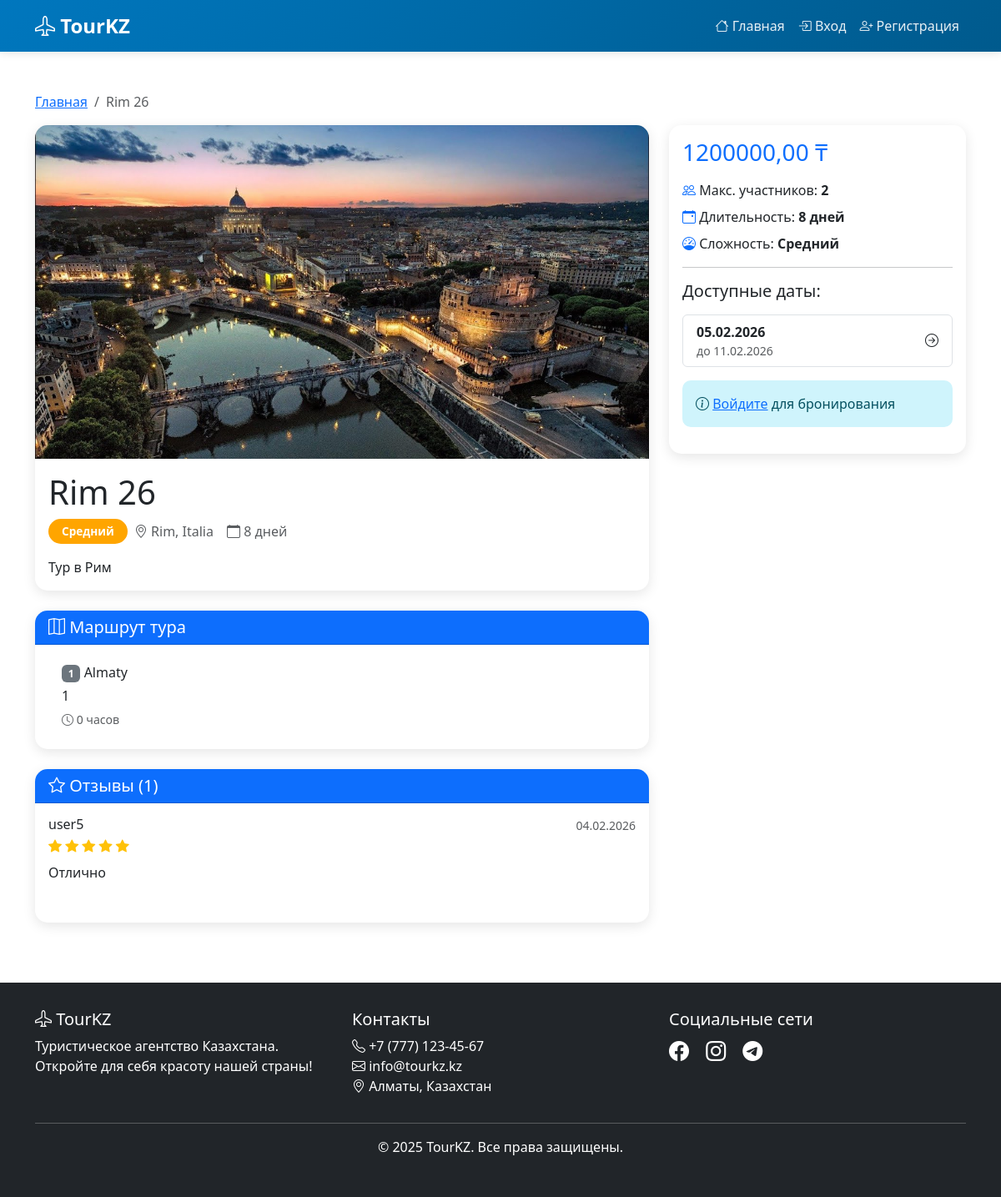
/tour/1/, run on the app's committed database.
### bookings/models.py (models this page shows, shortened)
class Tour(models.Model):
    DIFFICULTY_CHOICES = [
        ('easy', 'Легкий'),
        ('medium', 'Средний'),
        ('hard', 'Сложный'),
    ]
    name = models.CharField(max_length=200, verbose_name='Название тура')
    description = models.TextField(verbose_name='Описание')
    category = models.ForeignKey(TourCategory, on_delete=models.PROTECT, related_name='tours', verbose_name='Категория')
    destination_city = models.ForeignKey(City, on_delete=models.PROTECT, related_name='tours', verbose_name='Город назначения')
    duration_days = models.PositiveIntegerField(validators=[MinValueValidator(1)], verbose_name='Длительность (дней)')
    price = models.DecimalField(max_digits=10, decimal_places=2, validators=[MinValueValidator(0)], verbose_name='Цена (тенге)')
    max_participants = models.PositiveIntegerField(validators=[MinValueValidator(1)], verbose_name='Макс. участников')
    difficulty = models.CharField(max_length=10, choices=DIFFICULTY_CHOICES, default='medium', verbose_name='Сложность')
    image = models.ImageField(upload_to='tours/', blank=True, null=True, verbose_name='Изображение')
    is_active = models.BooleanField(default=True, verbose_name='Активен')
    created_at = models.DateTimeField(auto_now_add=True, verbose_name='Создан')
    updated_at = models.DateTimeField(auto_now=True, verbose_name='Обновлен')
    class Meta:
        verbose_name = 'Тур'
        verbose_name_plural = 'Туры'
        ordering = ['-created_at']
        indexes = [
            models.Index(fields=['destination_city', 'is_active']),
            models.Index(fields=['category', 'is_active']),
        ]

class City(models.Model):
    name = models.CharField(max_length=100, unique=True, verbose_name='Название города')
    country = models.CharField(max_length=100, default='Казахстан', verbose_name='Страна')
    description = models.TextField(blank=True, verbose_name='Описание')
    class Meta:
        verbose_name = 'Город'
        verbose_name_plural = 'Города'
        ordering = ['name']
    def __str__(self):
        return f"{self.name}, {self.country}"

class RoutePoint(models.Model):
    tour = models.ForeignKey(Tour, on_delete=models.CASCADE, related_name='route_points', verbose_name='Тур')
    order = models.PositiveIntegerField(verbose_name='Порядок')
    city = models.ForeignKey(City, on_delete=models.PROTECT, verbose_name='Город')
    description = models.TextField(verbose_name='Описание точки маршрута')
    duration_hours = models.PositiveIntegerField(default=0, verbose_name='Длительность (часов)')
    class Meta:
        verbose_name = 'Точка маршрута'
        verbose_name_plural = 'Точки маршрута'
        ordering = ['tour', 'order']
        unique_together = ['tour', 'order']

class Review(models.Model):
    booking = models.OneToOneField(Booking, on_delete=models.CASCADE, related_name='review', verbose_name='Бронирование')
    rating = models.PositiveIntegerField(validators=[MinValueValidator(1), MaxValueValidator(5)], verbose_name='Оценка')
    comment = models.TextField(verbose_name='Комментарий')
    created_at = models.DateTimeField(auto_now_add=True, verbose_name='Создан')
    class Meta:
        verbose_name = 'Отзыв'
        verbose_name_plural = 'Отзывы'
        ordering = ['-created_at']

class Booking(models.Model):
    STATUS_CHOICES = [
        ('pending', 'В ожидании'),
        ('confirmed', 'Подтверждено'),
        ('cancelled', 'Отменено'),
        ('completed', 'Завершено'),
    ]
    user = models.ForeignKey(User, on_delete=models.CASCADE, related_name='bookings', verbose_name='Пользователь')
    tour_date = models.ForeignKey(TourDate, on_delete=models.PROTECT, related_name='bookings', verbose_name='Дата тура')
    number_of_people = models.PositiveIntegerField(validators=[MinValueValidator(1)], verbose_name='Количество человек')
    total_price = models.DecimalField(max_digits=10, decimal_places=2, verbose_name='Общая стоимость')
    status = models.CharField(max_length=20, choices=STATUS_CHOICES, default='pending', verbose_name='Статус')
    notes = models.TextField(blank=True, verbose_name='Примечания')
    created_at = models.DateTimeField(auto_now_add=True, verbose_name='Создано')
    updated_at = models.DateTimeField(auto_now=True, verbose_name='Обновлено')
    class Meta:
        verbose_name = 'Бронирование'
        verbose_name_plural = 'Бронирования'
        ordering = ['-created_at']
        indexes = [
            models.Index(fields=['user', 'status']),
            models.Index(fields=['tour_date', 'status']),
        ]

class TourDate(models.Model):
    tour = models.ForeignKey(Tour, on_delete=models.CASCADE, related_name='tour_dates', verbose_name='Тур')
    start_date = models.DateField(verbose_name='Дата начала')
    end_date = models.DateField(verbose_name='Дата окончания')
    is_available = models.BooleanField(default=True, verbose_name='Доступна')
    class Meta:
        verbose_name = 'Дата тура'
        verbose_name_plural = 'Даты туров'
        ordering = ['start_date']
        unique_together = ['tour', 'start_date']

### bookings/views.py (the view)
# urls.py: path('tour/<int:pk>/', views.tour_detail, name='tour_detail'),
def tour_detail(request, pk):
    tour = get_object_or_404(
        Tour.objects.select_related('category', 'destination_city')
        .prefetch_related('route_points__city', 'tour_dates'),
        pk=pk,
        is_active=True
    )
    bookings = Booking.objects.filter(tour_date__tour=tour)
    reviews = Review.objects.filter(booking__in=bookings).select_related('booking__user')
    context = {
        'tour': tour,
        'reviews': reviews,
    }
    return render(request, 'bookings/tour_detail.html', context)

### templates/bookings/tour_detail.html (shortened to what this page needs)
{% extends 'base.html' %}
{% block content %}
<div class="container my-5">
    <nav aria-label="breadcrumb">
        <ol class="breadcrumb">
            <li class="breadcrumb-item"><a href="{% url 'index' %}">Главная</a></li>
            <li class="breadcrumb-item active">{{ tour.name }}</li>
        </ol>
    </nav>
    <div class="row">
        <div class="col-lg-8">
            <div class="card mb-4">
                {% if tour.image %}
                    <img src="{{ tour.image.url }}" class="card-img-top" alt="{{ tour.name }}" style="height: 400px; object-fit: cover;">
                {% else %}
                    <div class="bg-secondary d-flex align-items-center justify-content-center" style="height: 400px;">
                        <i class="bi bi-image text-white" style="font-size: 6rem;"></i>
                    </div>
                {% endif %}
                <div class="card-body">
                    <h1 class="card-title">{{ tour.name }}</h1>
                    <div class="d-flex align-items-center mb-3">
                        <span class="badge badge-difficulty difficulty-{{ tour.difficulty }} me-2">
                            {{ tour.get_difficulty_display }}
                        </span>
                        <span class="text-muted me-3">
                            <i class="bi bi-geo-alt"></i> {{ tour.destination_city }}
                        </span>
                        <span class="text-muted">
                            <i class="bi bi-calendar"></i> {{ tour.duration_days }} дней
                        </span>
                    </div>
                    <p class="card-text">{{ tour.description }}</p>
                </div>
            </div>
            {% if tour.route_points.all %}
                <div class="card mb-4">
                    <div class="card-header bg-primary text-white">
                        <h5 class="mb-0"><i class="bi bi-map"></i> Маршрут тура</h5>
                    </div>
                    <div class="card-body">
                        <div class="list-group list-group-flush">
                            {% for point in tour.route_points.all %}
                                <div class="list-group-item">
                                    <div class="d-flex justify-content-between align-items-start">
                                        <div>
                                            <h6 class="mb-1">
                                                <span class="badge bg-secondary">{{ point.order }}</span>
                                                {{ point.city.name }}
                                            </h6>
                                            <p class="mb-1">{{ point.description }}</p>
                                            <small class="text-muted">
                                                <i class="bi bi-clock"></i> {{ point.duration_hours }} часов
                                            </small>
                                        </div>
                                    </div>
                                </div>
                            {% endfor %}
                        </div>
                    </div>
                </div>
            {% endif %}
            {% if reviews %}
                <div class="card mb-4">
                    <div class="card-header bg-primary text-white">
                        <h5 class="mb-0"><i class="bi bi-star"></i> Отзывы ({{ reviews.count }})</h5>
                    </div>
                    <div class="card-body">
                        {% for review in reviews %}
                            <div class="mb-3 pb-3 {% if not forloop.last %}border-bottom{% endif %}">
                                <div class="d-flex justify-content-between align-items-start">
                                    <div>
                                        <h6 class="mb-1">{{ review.booking.user.username }}</h6>
                                        <div class="text-warning mb-2">
                                            {% for i in "12345" %}
                                                {% if forloop.counter <= review.rating %}
                                                    <i class="bi bi-star-fill"></i>
                                                {% else %}
                                                    <i class="bi bi-star"></i>
                                                {% endif %}
                                            {% endfor %}
                                        </div>
                                        <p class="mb-0">{{ review.comment }}</p>
                                    </div>
                                    <small class="text-muted">{{ review.created_at|date:"d.m.Y" }}</small>
                                </div>
                            </div>
                        {% endfor %}
                    </div>
                </div>
            {% endif %}
        </div>
        <div class="col-lg-4">
            <div class="card sticky-top" style="top: 20px;">
                <div class="card-body">
                    <h3 class="text-primary mb-3">{{ tour.price }} ₸</h3>
                    <ul class="list-unstyled">
                        <li class="mb-2">
                            <i class="bi bi-people text-primary"></i>
                            Макс. участников: <strong>{{ tour.max_participants }}</strong>
                        </li>
                        <li class="mb-2">
                            <i class="bi bi-calendar-event text-primary"></i>
                            Длительность: <strong>{{ tour.duration_days }} дней</strong>
                        </li>
                        <li class="mb-2">
                            <i class="bi bi-speedometer text-primary"></i>
                            Сложность: <strong>{{ tour.get_difficulty_display }}</strong>
                        </li>
                    </ul>
                    <hr>
                    <h5 class="mb-3">Доступные даты:</h5>
                    {% if tour.tour_dates.all %}
                        <div class="list-group mb-3">
                            {% for date in tour.tour_dates.all %}
                                {% if date.is_available %}
                                    <a href="{% url 'create_booking' date.id %}"
                                       class="list-group-item list-group-item-action">
                                        <div class="d-flex justify-content-between align-items-center">
                                            <div>
                                                <strong>{{ date.start_date|date:"d.m.Y" }}</strong>
                                                <small class="text-muted d-block">
                                                    до {{ date.end_date|date:"d.m.Y" }}
                                                </small>
                                            </div>
                                            <i class="bi bi-arrow-right-circle"></i>
                                        </div>
                                    </a>
                                {% endif %}
                            {% endfor %}
                        </div>
                    {% else %}
                        <div class="alert alert-warning">
                            <i class="bi bi-exclamation-triangle"></i>
                            В данный момент нет доступных дат
                        </div>
                    {% endif %}
                    {% if not user.is_authenticated %}
                        <div class="alert alert-info">
                            <i class="bi bi-info-circle"></i>
                            <a href="{% url 'login' %}">Войдите</a> для бронирования
                        </div>
                    {% endif %}
                </div>
            </div>
        </div>
    </div>
</div>
{% endblock %}

### templates/base.html (style rules this page uses)
:root { --primary-color: #0077be; --secondary-color: #ffa500; --success-color: #28a745; --danger-color: #dc3545; --dark-color: #212529; --light-color: #f8f9fa; }
body { font-family: 'Segoe UI', Tahoma, Geneva, Verdana, sans-serif; min-height: 100vh; display: flex; flex-direction: column; }
.card { border: none; border-radius: 15px; box-shadow: 0 4px 15px rgba(0,0,0,0.1); transition: transform 0.3s, box-shadow 0.3s; overflow: hidden; }
.card-img-top { height: 250px; object-fit: cover; }
.badge-difficulty { padding: 0.5rem 1rem; border-radius: 20px; font-size: 0.85rem; }
.difficulty-medium { background-color: var(--secondary-color); }
.alert { border-radius: 10px; border: none; }

### data on the page
Tour: name "Rim 26", image (picture), difficulty "Средний", destination_city "Rim, Italia", duration_days "8", description "Тур в Рим", price "1200000,00", max_participants "2"
RoutePoint: order "1", city.name "Almaty", description "1", duration_hours "0"
Review: booking.user.username "user5", rating 5 (drawn), comment "Отлично", created_at "04.02.2026"
TourDate: start_date "05.02.2026", end_date "11.02.2026"

### other printed values
{{ reviews.count }} "1"
